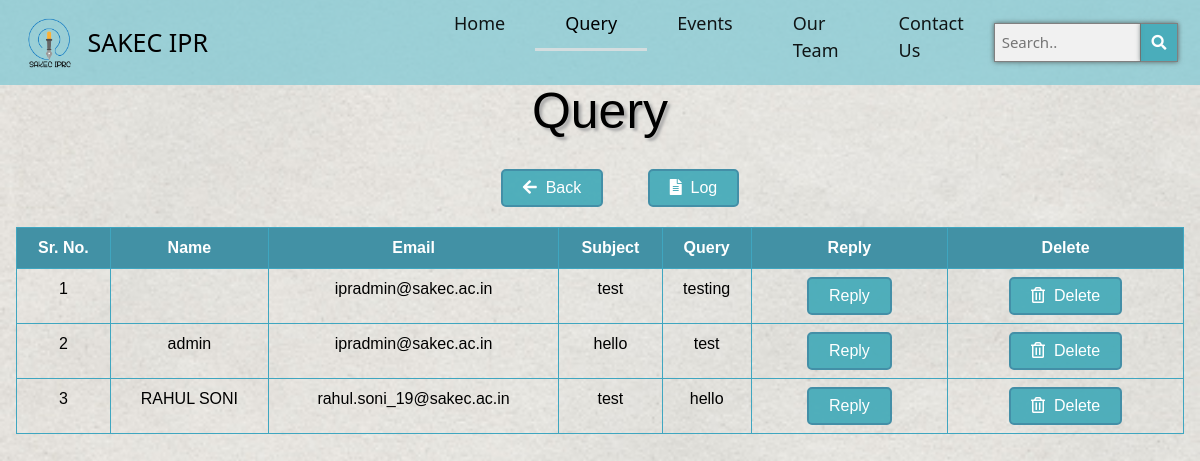
Screenshot of /query.php with the database file from the repository.
### tables this page shows
CREATE TABLE `ipr_contact_us` (
  `id` int(11) NOT NULL,
  `name` varchar(255) NOT NULL,
  `emailId` varchar(255) NOT NULL,
  `subject` varchar(255) NOT NULL,
  `query` varchar(255) NOT NULL,
  `queryTime` timestamp NOT NULL DEFAULT current_timestamp(),
  `replyStatus` tinyint(4) NOT NULL DEFAULT 0,
  `replyMsg` varchar(255) DEFAULT NULL,
  `repliedBy` varchar(50) NOT NULL DEFAULT 'admin'
);

### query.php (the view, shortened to what this page needs)
<?php
require_once 'requirements.php'
?>
<!DOCTYPE html>
<html lang="en">
<head>
  <link href="https://cdnjs.cloudflare.com/ajax/libs/font-awesome/5.15.1/css/all.min.css" rel="stylesheet" />
  <link rel="stylesheet" href="https://cdnjs.cloudflare.com/ajax/libs/bootstrap/5.0.1/css/bootstrap.min.css" />
  <link rel="stylesheet" href="css/query.css?v=<?php echo time(); ?>">
</head>
<body>
  <nav class="navbar fixed-top navbar-expand-lg navbar-light bg-dark">
    <div class="container-fluid">
      <div class="logo">
        <img src="/images/IPR logo.png">
      </div>&nbsp;
      &nbsp;<a class="navbar-brand" href="#">SAKEC IPR</a>
      <div class="collapse navbar-collapse justify-content-end" id="navbarSupportedContent">
        <ul class="navbar-nav me-auto mb-2 mb-lg-0">
          <li class="nav-item">
            <a class="nav-link" aria-current="page" href="#">Home</a>
          </li>
          <li class="nav-item">
          <li class="nav-item">
            <a class="nav-link active" aria-current="page" href="#">Query</a>
          </li>
          <li class="nav-item ">
            <a class="nav-link " href="#">
              Events
            </a>
          </li>
          <li class="nav-item ">
            <a class="nav-link " href="#">
              Our Team
            </a>
          </li>
          <li class="nav-item ">
            <a class="nav-link " href="#">
              Contact Us
            </a>
          </li>
        </ul>
        <form class="example" action="action_page.php">
          <input type="text" placeholder="Search.." name="search">
          <button type="submit"><i class="fa fa-search"></i></button>
        </form>
      </div>
    </div>
  </nav>
  <div class="text-center content">
    <h2>Query</h2>
    <div class="row">
      <div class="main-buttons">
        <button type="button" class="btn"><i class="fas fa-arrow-left"></i>&nbsp; Back</button>
        <button type="button" class="btn" onclick="<?php echo "window.location='queryReplyLog.php'" ?>"><i class="fas fa-file-alt"></i>&nbsp; Log</button>
      </div>
    </div>
    <div class="table">
      <table class="table table-bordered">
        <thead>
          <tr>
            <th scope="col">Sr. No.</th>
            <th scope="col">Name</th>
            <th scope="col">Email</th>
            <th scope="col">Subject</th>
            <th scope="col">Query</th>
            <th scope="col">Reply</th>
            <th scope="col">Delete</th>
          </tr>
        </thead>
        <tbody>
          <?php
          $id = 1;
          $sql = "SELECT * FROM `ipr_contact_us` WHERE replyStatus=0";
          $query = mysqli_query($conn, $sql);
          if (mysqli_num_rows($query) > 0) {
            while ($row = mysqli_fetch_assoc($query)) {
          ?>
              <tr>
                <td><?php echo $id++; ?></td>
                <td><?php echo $row['name']; ?></td>
                <td><?php echo $row['emailId']; ?></td>
                <td><?php echo $row['subject']; ?></td>
                <td><?php echo $row['query']; ?></td>
                <td>
                  <div id="<?php echo 'reply' . $id; ?>">
                    <button type="button" name="<?php echo 'reply' . $id; ?>" onClick="<?php echo 'addTextArea(' . $id . ');'; ?>" class="btn">Reply</button>
                  </div>
                </td>
                <td>
                  <form method="POST"><button type="submit" name="<?php echo 'delete' . $id; ?>" class="btn"><i class="far fa-trash-alt"></i>&nbsp; Delete</button></form>
                </td>
              </tr>
          <?php
            }
          }
          ?>
        </tbody>
      </table>
    </div>
  </div>
</body>
</html>

### css/query.css (style rules this page uses)
body { margin: 0; background-image: url(../images/bg1.jpg); height: 100vh; background-attachment: fixed; background-position: center; background-repeat: no-repeat; background-size: cover; position: relative; width: auto; font-family: "Sofia", sans-serif; }
.bg-dark { padding: 10px 10px; transition: 500ms ease; font-family: system-ui; background-color: rgba(130, 201, 211, 0.753) !important; }
.navbar-light .navbar-brand { color: rgb(0, 0, 0); font-size: 25px; }
.navbar-light .navbar-nav .nav-link, .navbar-light .navbar-nav .nav-link.show, .navbar-light .navbar-nav .show>.nav-link { color: rgba(0, 0, 0, 0.9); padding: 0px 30px; font-size: 18px; }
.navbar-light .navbar-nav .nav-link.active { border-bottom: solid 3px #d3dddf; color: rgb(0, 0, 0); }
.navbar-light .navbar-nav .nav-link:after { display:block; padding-bottom: 8px; content: ''; border-bottom: solid 3px #d3dddf; transform: scaleX(0); transition: transform 250ms ease-in-out; }
.navbar-collapse { margin-left: 200px; }
form.example input[type=text] { padding: 7px; font-size: 15px; border: 1px solid grey; box-shadow: 0 0 5px rgb(87, 100, 99); float: left; width: 80%; background: #f1f1f1; }
form.example button { float: left; width: 20%; padding: 7px; background: rgba(68, 170, 184, 0.925); box-shadow: 0 0 5px rgb(87, 100, 99); color: white; font-size: 15px; border: 1px solid grey; border-left: none; cursor: pointer; }
form.example::after { content: ""; clear: both; display: table; }
div.content { padding: 1px 16px; }
.content h2 { font-size: 50px; text-shadow: 3px 3px 3px #ababab; margin-top: 80px; color: rgb(0, 0, 0); }
.btn { margin: 0px 20px; background-color: rgba(68, 170, 184, 0.925); border-radius: 5px; border: 2px solid rgb(67, 143, 167); padding:5px 20px; color: rgb(255, 255, 255); text-decoration: none; bottom: 2px ; }
.main-buttons { margin: 20px; }
.table>thead { vertical-align: bottom; background: #4291a5; color: white; text-align: center; }
.table { border: #3fa6c0; color: rgb(0, 0, 0); }
.logo img { position: relative; left: auto; width:auto; height: 55px; }

### rows the page displays
ipr_contact_us: emailId "ipradmin@sakec.ac.in", subject "test", query "testing"
ipr_contact_us: name "admin", emailId "ipradmin@sakec.ac.in", subject "hello", query "test"
ipr_contact_us: name "RAHUL SONI", emailId "rahul.soni_19@sakec.ac.in", subject "test", query "hello"
